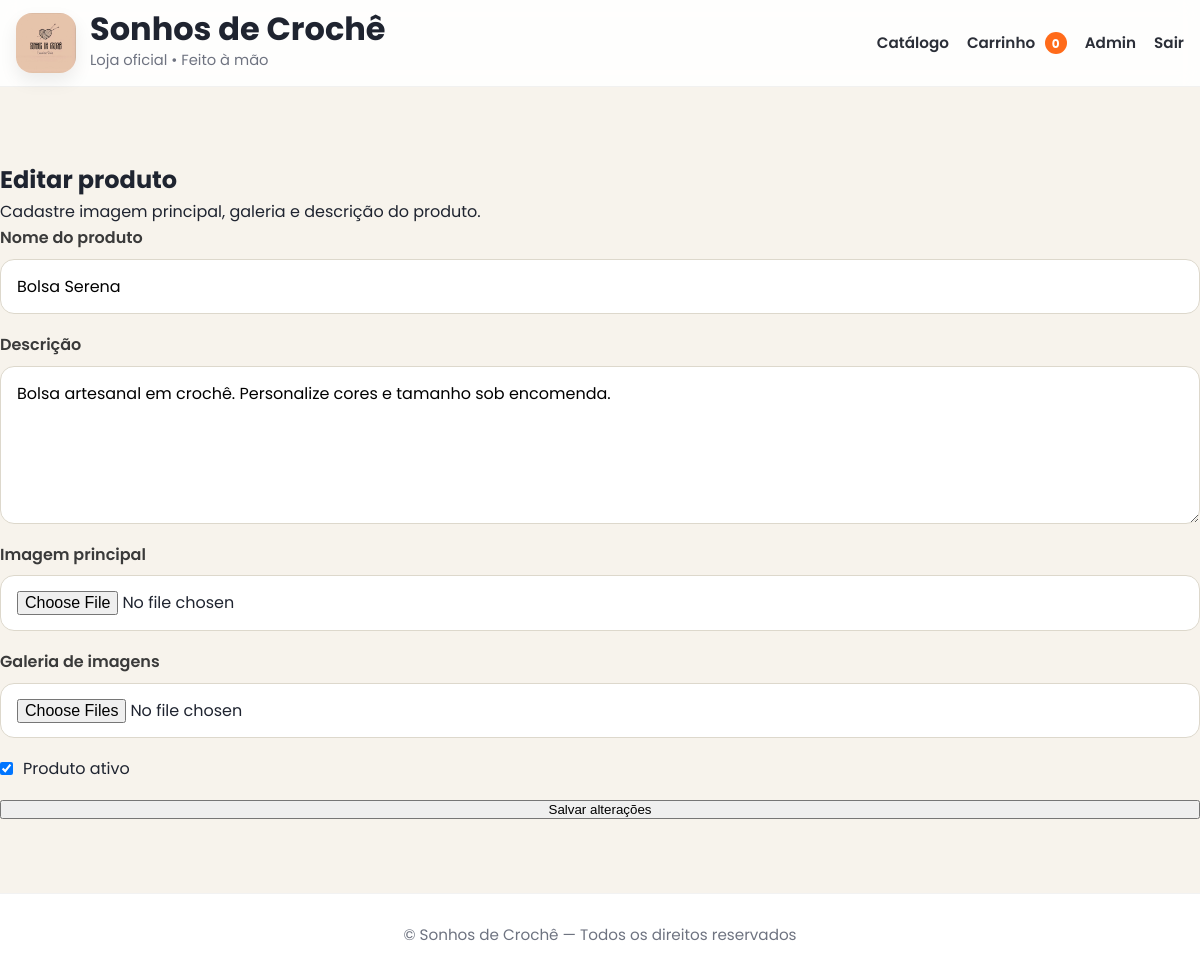
The app's page /admin/produtos/18/editar (signed in) with its own data.
### app.py (models this page shows)
class Product(db.Model):
    id = db.Column(db.Integer, primary_key=True)
    name = db.Column(db.String(200), nullable=False)
    description = db.Column(db.Text, default="")
    image = db.Column(db.String(300), default="")
    is_active = db.Column(db.Boolean, default=True)
    created_at = db.Column(db.DateTime, default=datetime.utcnow)
    images = db.relationship(
        "ProductImage",
        backref="product",
        cascade="all, delete-orphan",
        lazy=True
    )

### app.py (the view, shortened to what this page needs)
    @app.route("/admin/produtos/<int:product_id>/editar", methods=["GET", "POST"])
    @login_required
    def admin_product_edit(product_id):
        product = Product.query.get_or_404(product_id)
        return render_template("admin_product_form.html", product=product)

### templates/admin_product_form.html (shortened to what this page needs)
{% extends "base.html" %}
{% block content %}
<section class="admin-page">
  <div class="admin-header">
    <h2>{{ "Editar produto" if product else "Novo produto" }}</h2>
    <p class="muted">Cadastre imagem principal, galeria e descrição do produto.</p>
  </div>
  <div class="admin-table-card">
    <form method="post" enctype="multipart/form-data" class="admin-product-form">
      <div class="admin-form-group">
        <label>Nome do produto</label>
        <input type="text" name="name" value="{{ product.name if product else '' }}" required>
      </div>
      <div class="admin-form-group">
        <label>Descrição</label>
        <textarea name="description" rows="5">{{ product.description if product else '' }}</textarea>
      </div>
      <div class="admin-form-group">
        <label>Imagem principal</label>
        <input type="file" name="image" accept=".jpg,.jpeg,.png,.webp">
      </div>
      <div class="admin-form-group">
        <label>Galeria de imagens</label>
        <input type="file" name="gallery_images" multiple accept=".jpg,.jpeg,.png,.webp">
      </div>
      <div class="admin-form-check">
        <input type="checkbox" name="is_active" id="is_active"
               {% if (product and product.is_active) or not product %}checked{% endif %}>
        <label for="is_active">Produto ativo</label>
      </div>
      <button class="btn-admin-login" type="submit">
        {{ "Salvar alterações" if product else "Criar produto" }}
      </button>
    </form>
  </div>
</section>
{% endblock %}

### static/css/premium.css (style rules this page uses)
:root { --bg:#f7f3ec; --surface:#ffffff; --surface-soft:#fbf8f2; --text:#1f2430; --muted:#6e7380; --gold:#c8a24e; --gold-dark:#b88f39; --line:#e8dfd0; --shadow:0 14px 40px rgba(33, 24, 9, .08); --shadow-hover:0 22px 56px rgba(33, 24, 9, .14); --radius:28px; }
* { margin:0; padding:0; box-sizing:border-box; }
html { scroll-behavior:smooth; }
body { font-family:'Poppins',sans-serif; background:var(--bg); color:var(--text); line-height:1.6; }
section { padding:74px 0; }
.admin-product-form { display:flex; flex-direction:column; gap:18px; }
.admin-form-group { display:flex; flex-direction:column; gap:8px; }
.admin-form-group label { font-weight:600; color:#3a3a3a; }
.admin-form-group input, .admin-form-group textarea { padding:14px 16px; border:1px solid #ddd8cc; border-radius:14px; font:inherit; background:#fff; }
.admin-form-check { display:flex; align-items:center; gap:10px; }

### records on screen
Product: name "Bolsa Serena", description "Bolsa artesanal em crochê. Personalize cores e tamanho sob encomenda.", is_active "☑"

### other values on screen
{{ STORE_NAME() }} "Sonhos de Crochê"
{{ cart_count() }} "0"
{{ "Editar produto" if product else "Novo produto" }} "Editar produto"
{{ "Salvar alterações" if product else "Criar produto" }} "Salvar alterações"
